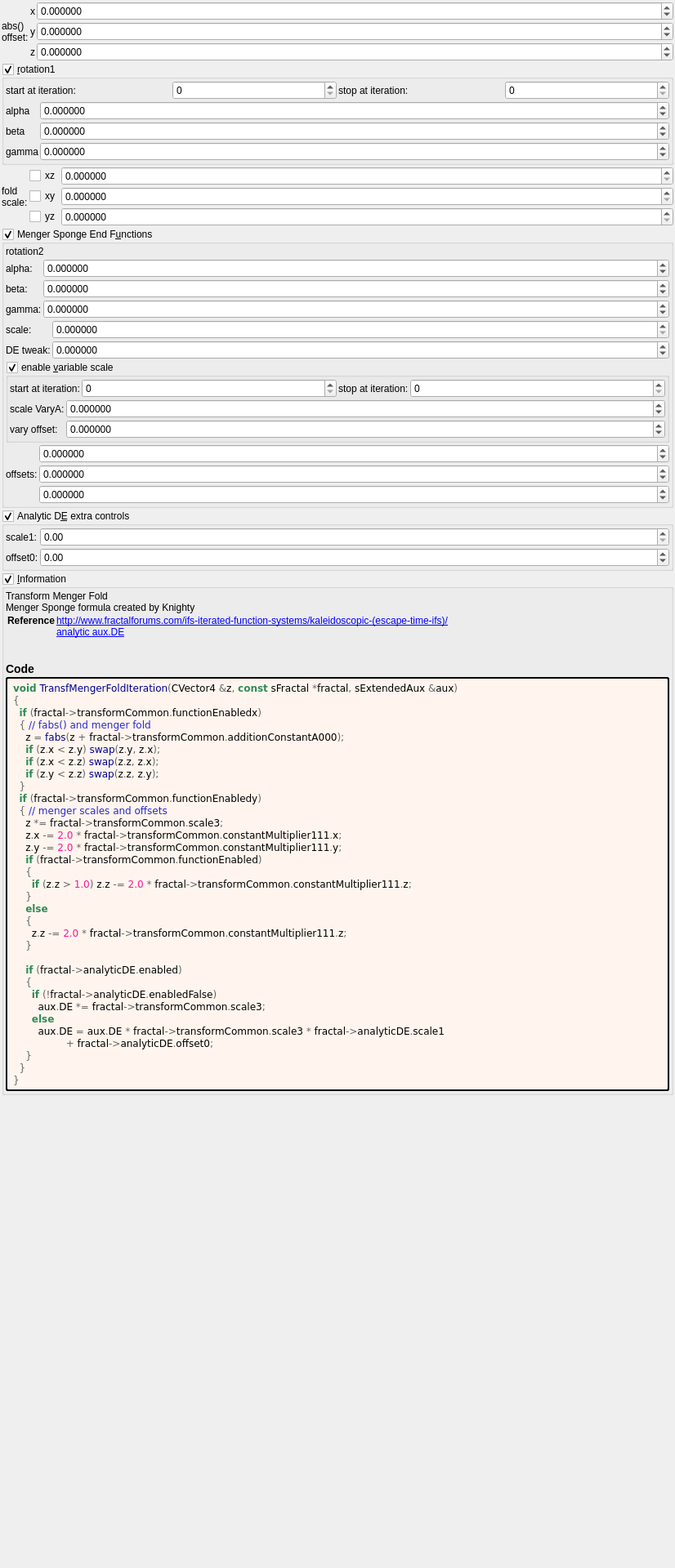
<?xml version="1.0" encoding="UTF-8"?>
<ui version="4.0">
 <class>Form</class>
 <widget class="QWidget" name="Form">
  <property name="geometry">
   <rect>
    <x>0</x>
    <y>0</y>
    <width>826</width>
    <height>1920</height>
   </rect>
  </property>
  <property name="windowTitle">
   <string notr="true">transf_menger_fold</string>
  </property>
  <layout class="QVBoxLayout" name="verticalLayout">
   <property name="spacing">
    <number>2</number>
   </property>
   <property name="leftMargin">
    <number>2</number>
   </property>
   <property name="topMargin">
    <number>2</number>
   </property>
   <property name="rightMargin">
    <number>2</number>
   </property>
   <property name="bottomMargin">
    <number>2</number>
   </property>
   <item>
    <layout class="QGridLayout" name="gridLayout_14" columnstretch="0,0,1">
     <property name="spacing">
      <number>2</number>
     </property>
     <item row="2" column="2">
      <widget class="MyDoubleSpinBox" name="spinbox3_transf_offset_000_z">
       <property name="sizePolicy">
        <sizepolicy hsizetype="Minimum" vsizetype="Maximum">
         <horstretch>0</horstretch>
         <verstretch>0</verstretch>
        </sizepolicy>
       </property>
       <property name="prefix">
        <string/>
       </property>
       <property name="suffix">
        <string/>
       </property>
       <property name="decimals">
        <number>6</number>
       </property>
       <property name="minimum">
        <double>-99.989999999999995</double>
       </property>
       <property name="maximum">
        <double>99.989999999999995</double>
       </property>
       <property name="singleStep">
        <double>0.100000000000000</double>
       </property>
      </widget>
     </item>
     <item row="1" column="2">
      <widget class="MyDoubleSpinBox" name="spinbox3_transf_offset_000_y">
       <property name="sizePolicy">
        <sizepolicy hsizetype="Minimum" vsizetype="Maximum">
         <horstretch>0</horstretch>
         <verstretch>0</verstretch>
        </sizepolicy>
       </property>
       <property name="prefix">
        <string/>
       </property>
       <property name="suffix">
        <string/>
       </property>
       <property name="decimals">
        <number>6</number>
       </property>
       <property name="minimum">
        <double>-99.989999999999995</double>
       </property>
       <property name="maximum">
        <double>99.989999999999995</double>
       </property>
       <property name="singleStep">
        <double>0.100000000000000</double>
       </property>
      </widget>
     </item>
     <item row="0" column="2">
      <widget class="MyDoubleSpinBox" name="spinbox3_transf_offset_000_x">
       <property name="sizePolicy">
        <sizepolicy hsizetype="Minimum" vsizetype="Maximum">
         <horstretch>0</horstretch>
         <verstretch>0</verstretch>
        </sizepolicy>
       </property>
       <property name="prefix">
        <string/>
       </property>
       <property name="suffix">
        <string/>
       </property>
       <property name="decimals">
        <number>6</number>
       </property>
       <property name="minimum">
        <double>-99.989999999999995</double>
       </property>
       <property name="maximum">
        <double>99.989999999999995</double>
       </property>
       <property name="singleStep">
        <double>0.100000000000000</double>
       </property>
      </widget>
     </item>
     <item row="0" column="1">
      <widget class="QLabel" name="label_112">
       <property name="text">
        <string notr="true">x</string>
       </property>
      </widget>
     </item>
     <item row="1" column="1">
      <widget class="QLabel" name="label_116">
       <property name="text">
        <string notr="true">y</string>
       </property>
      </widget>
     </item>
     <item row="2" column="1">
      <widget class="QLabel" name="label_117">
       <property name="text">
        <string notr="true">z</string>
       </property>
      </widget>
     </item>
     <item row="0" column="0" rowspan="3">
      <widget class="QLabel" name="label_261">
       <property name="text">
        <string>abs()
offset:</string>
       </property>
      </widget>
     </item>
    </layout>
   </item>
   <item>
    <widget class="MyGroupBox" name="groupCheck_transf_rotation_enabled_false">
     <property name="title">
      <string>&amp;rotation1</string>
     </property>
     <property name="checkable">
      <bool>true</bool>
     </property>
     <layout class="QVBoxLayout" name="verticalLayout_9" stretch="0,0">
      <property name="spacing">
       <number>2</number>
      </property>
      <property name="leftMargin">
       <number>2</number>
      </property>
      <property name="topMargin">
       <number>2</number>
      </property>
      <property name="rightMargin">
       <number>2</number>
      </property>
      <property name="bottomMargin">
       <number>2</number>
      </property>
      <item>
       <layout class="QGridLayout" name="gridLayout_62">
        <property name="spacing">
         <number>2</number>
        </property>
        <item row="0" column="0">
         <widget class="QLabel" name="label_246">
          <property name="text">
           <string>start at iteration:</string>
          </property>
         </widget>
        </item>
        <item row="0" column="1">
         <widget class="MySpinBox" name="spinboxInt_transf_start_iterations_R">
          <property name="sizePolicy">
           <sizepolicy hsizetype="Minimum" vsizetype="Maximum">
            <horstretch>0</horstretch>
            <verstretch>0</verstretch>
           </sizepolicy>
          </property>
          <property name="maximum">
           <number>999</number>
          </property>
         </widget>
        </item>
        <item row="0" column="2">
         <widget class="QLabel" name="label_247">
          <property name="text">
           <string>stop at iteration:</string>
          </property>
         </widget>
        </item>
        <item row="0" column="3">
         <widget class="MySpinBox" name="spinboxInt_transf_stop_iterations_R">
          <property name="sizePolicy">
           <sizepolicy hsizetype="Minimum" vsizetype="Maximum">
            <horstretch>0</horstretch>
            <verstretch>0</verstretch>
           </sizepolicy>
          </property>
          <property name="maximum">
           <number>999</number>
          </property>
         </widget>
        </item>
       </layout>
      </item>
      <item>
       <layout class="QGridLayout" name="gridLayout_11" columnstretch="0,1">
        <property name="spacing">
         <number>2</number>
        </property>
        <item row="0" column="1">
         <widget class="MyDoubleSpinBox" name="spinboxd3_transf_rotation_x">
          <property name="sizePolicy">
           <sizepolicy hsizetype="Minimum" vsizetype="Maximum">
            <horstretch>0</horstretch>
            <verstretch>0</verstretch>
           </sizepolicy>
          </property>
          <property name="prefix">
           <string/>
          </property>
          <property name="suffix">
           <string/>
          </property>
          <property name="decimals">
           <number>6</number>
          </property>
          <property name="minimum">
           <double>-36000.000000000000000</double>
          </property>
          <property name="maximum">
           <double>36000.000000000000000</double>
          </property>
          <property name="singleStep">
           <double>1.000000000000000</double>
          </property>
         </widget>
        </item>
        <item row="0" column="0">
         <widget class="QLabel" name="label_35">
          <property name="text">
           <string notr="true">alpha</string>
          </property>
         </widget>
        </item>
        <item row="1" column="0">
         <widget class="QLabel" name="label_34">
          <property name="text">
           <string notr="true">beta</string>
          </property>
         </widget>
        </item>
        <item row="1" column="1">
         <widget class="MyDoubleSpinBox" name="spinboxd3_transf_rotation_y">
          <property name="sizePolicy">
           <sizepolicy hsizetype="Minimum" vsizetype="Maximum">
            <horstretch>0</horstretch>
            <verstretch>0</verstretch>
           </sizepolicy>
          </property>
          <property name="prefix">
           <string/>
          </property>
          <property name="suffix">
           <string/>
          </property>
          <property name="decimals">
           <number>6</number>
          </property>
          <property name="minimum">
           <double>-36000.000000000000000</double>
          </property>
          <property name="maximum">
           <double>36000.000000000000000</double>
          </property>
          <property name="singleStep">
           <double>1.000000000000000</double>
          </property>
         </widget>
        </item>
        <item row="2" column="0">
         <widget class="QLabel" name="label_37">
          <property name="text">
           <string notr="true">gamma</string>
          </property>
         </widget>
        </item>
        <item row="2" column="1">
         <widget class="MyDoubleSpinBox" name="spinboxd3_transf_rotation_z">
          <property name="sizePolicy">
           <sizepolicy hsizetype="Minimum" vsizetype="Maximum">
            <horstretch>0</horstretch>
            <verstretch>0</verstretch>
           </sizepolicy>
          </property>
          <property name="prefix">
           <string/>
          </property>
          <property name="suffix">
           <string/>
          </property>
          <property name="decimals">
           <number>6</number>
          </property>
          <property name="minimum">
           <double>-36000.000000000000000</double>
          </property>
          <property name="maximum">
           <double>36000.000000000000000</double>
          </property>
          <property name="singleStep">
           <double>1.000000000000000</double>
          </property>
         </widget>
        </item>
       </layout>
      </item>
     </layout>
    </widget>
   </item>
   <item>
    <layout class="QGridLayout" name="gridLayout_16" columnstretch="0,0,1">
     <property name="spacing">
      <number>2</number>
     </property>
     <item row="0" column="0" rowspan="3">
      <widget class="QLabel" name="label_262">
       <property name="text">
        <string>fold
scale:</string>
       </property>
      </widget>
     </item>
     <item row="0" column="2">
      <widget class="MyDoubleSpinBox" name="spinbox3_transf_addition_constant_0555_x">
       <property name="sizePolicy">
        <sizepolicy hsizetype="Minimum" vsizetype="Maximum">
         <horstretch>0</horstretch>
         <verstretch>0</verstretch>
        </sizepolicy>
       </property>
       <property name="prefix">
        <string/>
       </property>
       <property name="suffix">
        <string/>
       </property>
       <property name="decimals">
        <number>6</number>
       </property>
       <property name="minimum">
        <double>0.000000000000000</double>
       </property>
       <property name="maximum">
        <double>99.989999999999995</double>
       </property>
       <property name="singleStep">
        <double>0.100000000000000</double>
       </property>
      </widget>
     </item>
     <item row="1" column="2">
      <widget class="MyDoubleSpinBox" name="spinbox3_transf_addition_constant_0555_y">
       <property name="sizePolicy">
        <sizepolicy hsizetype="Minimum" vsizetype="Maximum">
         <horstretch>0</horstretch>
         <verstretch>0</verstretch>
        </sizepolicy>
       </property>
       <property name="prefix">
        <string/>
       </property>
       <property name="suffix">
        <string/>
       </property>
       <property name="decimals">
        <number>6</number>
       </property>
       <property name="minimum">
        <double>0.000000000000000</double>
       </property>
       <property name="maximum">
        <double>99.989999999999995</double>
       </property>
       <property name="singleStep">
        <double>0.100000000000000</double>
       </property>
      </widget>
     </item>
     <item row="2" column="2">
      <widget class="MyDoubleSpinBox" name="spinbox3_transf_addition_constant_0555_z">
       <property name="sizePolicy">
        <sizepolicy hsizetype="Minimum" vsizetype="Maximum">
         <horstretch>0</horstretch>
         <verstretch>0</verstretch>
        </sizepolicy>
       </property>
       <property name="prefix">
        <string/>
       </property>
       <property name="suffix">
        <string/>
       </property>
       <property name="decimals">
        <number>6</number>
       </property>
       <property name="minimum">
        <double>0.000000000000000</double>
       </property>
       <property name="maximum">
        <double>99.989999999999995</double>
       </property>
       <property name="singleStep">
        <double>0.100000000000000</double>
       </property>
      </widget>
     </item>
     <item row="0" column="1">
      <widget class="MyCheckBox" name="checkBox_transf_function_enabledAx">
       <property name="layoutDirection">
        <enum>Qt::LeftToRight</enum>
       </property>
       <property name="text">
        <string>xz</string>
       </property>
      </widget>
     </item>
     <item row="1" column="1">
      <widget class="MyCheckBox" name="checkBox_transf_function_enabledAy">
       <property name="layoutDirection">
        <enum>Qt::LeftToRight</enum>
       </property>
       <property name="text">
        <string>xy</string>
       </property>
      </widget>
     </item>
     <item row="2" column="1">
      <widget class="MyCheckBox" name="checkBox_transf_function_enabledAz">
       <property name="layoutDirection">
        <enum>Qt::LeftToRight</enum>
       </property>
       <property name="text">
        <string>yz</string>
       </property>
      </widget>
     </item>
    </layout>
   </item>
   <item>
    <widget class="MyGroupBox" name="groupCheck_transf_function_enabled">
     <property name="toolTip">
      <string/>
     </property>
     <property name="title">
      <string>Menger Sponge End F&amp;unctions</string>
     </property>
     <property name="checkable">
      <bool>true</bool>
     </property>
     <layout class="QVBoxLayout" name="verticalLayout_52">
      <property name="spacing">
       <number>2</number>
      </property>
      <property name="leftMargin">
       <number>2</number>
      </property>
      <property name="topMargin">
       <number>2</number>
      </property>
      <property name="rightMargin">
       <number>2</number>
      </property>
      <property name="bottomMargin">
       <number>2</number>
      </property>
      <item>
       <widget class="QLabel" name="label_56">
        <property name="text">
         <string notr="true">rotation2</string>
        </property>
       </widget>
      </item>
      <item>
       <layout class="QGridLayout" name="gridLayout_18" columnstretch="0,1">
        <property name="spacing">
         <number>2</number>
        </property>
        <item row="0" column="1">
         <widget class="MyDoubleSpinBox" name="spinboxd3_transf_rotation2_x">
          <property name="sizePolicy">
           <sizepolicy hsizetype="Minimum" vsizetype="Maximum">
            <horstretch>0</horstretch>
            <verstretch>0</verstretch>
           </sizepolicy>
          </property>
          <property name="prefix">
           <string/>
          </property>
          <property name="suffix">
           <string/>
          </property>
          <property name="decimals">
           <number>6</number>
          </property>
          <property name="minimum">
           <double>-36000.000000000000000</double>
          </property>
          <property name="maximum">
           <double>36000.000000000000000</double>
          </property>
          <property name="singleStep">
           <double>1.000000000000000</double>
          </property>
         </widget>
        </item>
        <item row="0" column="0">
         <widget class="QLabel" name="label_44">
          <property name="text">
           <string notr="true">alpha:</string>
          </property>
         </widget>
        </item>
        <item row="1" column="0">
         <widget class="QLabel" name="label_39">
          <property name="text">
           <string notr="true">beta:</string>
          </property>
         </widget>
        </item>
        <item row="2" column="0">
         <widget class="QLabel" name="label_57">
          <property name="text">
           <string notr="true">gamma:</string>
          </property>
         </widget>
        </item>
        <item row="1" column="1">
         <widget class="MyDoubleSpinBox" name="spinboxd3_transf_rotation2_y">
          <property name="sizePolicy">
           <sizepolicy hsizetype="Minimum" vsizetype="Maximum">
            <horstretch>0</horstretch>
            <verstretch>0</verstretch>
           </sizepolicy>
          </property>
          <property name="prefix">
           <string/>
          </property>
          <property name="suffix">
           <string/>
          </property>
          <property name="decimals">
           <number>6</number>
          </property>
          <property name="minimum">
           <double>-36000.000000000000000</double>
          </property>
          <property name="maximum">
           <double>36000.000000000000000</double>
          </property>
          <property name="singleStep">
           <double>1.000000000000000</double>
          </property>
         </widget>
        </item>
        <item row="2" column="1">
         <widget class="MyDoubleSpinBox" name="spinboxd3_transf_rotation2_z">
          <property name="sizePolicy">
           <sizepolicy hsizetype="Minimum" vsizetype="Maximum">
            <horstretch>0</horstretch>
            <verstretch>0</verstretch>
           </sizepolicy>
          </property>
          <property name="prefix">
           <string/>
          </property>
          <property name="suffix">
           <string/>
          </property>
          <property name="decimals">
           <number>6</number>
          </property>
          <property name="minimum">
           <double>-36000.000000000000000</double>
          </property>
          <property name="maximum">
           <double>36000.000000000000000</double>
          </property>
          <property name="singleStep">
           <double>1.000000000000000</double>
          </property>
         </widget>
        </item>
       </layout>
      </item>
      <item>
       <layout class="QGridLayout" name="gridLayout_19" columnstretch="0,1">
        <property name="spacing">
         <number>2</number>
        </property>
        <item row="0" column="1">
         <widget class="MyDoubleSpinBox" name="spinbox_transf_scale_3">
          <property name="sizePolicy">
           <sizepolicy hsizetype="Minimum" vsizetype="Maximum">
            <horstretch>0</horstretch>
            <verstretch>0</verstretch>
           </sizepolicy>
          </property>
          <property name="prefix">
           <string/>
          </property>
          <property name="suffix">
           <string/>
          </property>
          <property name="decimals">
           <number>6</number>
          </property>
          <property name="minimum">
           <double>0.000000000000000</double>
          </property>
          <property name="maximum">
           <double>99.989999999999995</double>
          </property>
          <property name="singleStep">
           <double>0.100000000000000</double>
          </property>
         </widget>
        </item>
        <item row="1" column="0">
         <widget class="QLabel" name="label_259">
          <property name="text">
           <string>DE tweak:</string>
          </property>
         </widget>
        </item>
        <item row="0" column="0">
         <widget class="QLabel" name="label_65">
          <property name="text">
           <string>scale:</string>
          </property>
         </widget>
        </item>
        <item row="1" column="1">
         <widget class="MyDoubleSpinBox" name="spinbox_analyticDE_offset_0">
          <property name="sizePolicy">
           <sizepolicy hsizetype="Minimum" vsizetype="Maximum">
            <horstretch>0</horstretch>
            <verstretch>0</verstretch>
           </sizepolicy>
          </property>
          <property name="prefix">
           <string/>
          </property>
          <property name="suffix">
           <string/>
          </property>
          <property name="decimals">
           <number>6</number>
          </property>
          <property name="minimum">
           <double>-99.989999999999995</double>
          </property>
          <property name="maximum">
           <double>99.989999999999995</double>
          </property>
          <property name="singleStep">
           <double>0.100000000000000</double>
          </property>
         </widget>
        </item>
       </layout>
      </item>
      <item>
       <widget class="MyGroupBox" name="groupCheck_transf_function_enabledX_false">
        <property name="toolTip">
         <string>&lt;html&gt;&lt;head/&gt;&lt;body&gt;&lt;p&gt;Cpixel is CVector3 c = ( c.x, c.y, c.z). It is each original point (pixel) in 3D space where the iteration starts from, ( c = original z for each point .) It is commonly found in formula structures z = f(z) + c.&lt;/p&gt;&lt;p&gt;The Cpixel multiplier effectively scales this point &amp;quot;c&amp;quot;.&lt;/p&gt;&lt;p&gt;This transform allows the swapping of the order of the &amp;quot;CVector3 c&amp;quot; components before being multiplied by &amp;quot;CVector3 z&amp;quot; components.&lt;/p&gt;&lt;/body&gt;&lt;/html&gt;</string>
        </property>
        <property name="title">
         <string>enable &amp;variable scale</string>
        </property>
        <property name="checkable">
         <bool>true</bool>
        </property>
        <layout class="QVBoxLayout" name="verticalLayout_51">
         <property name="spacing">
          <number>2</number>
         </property>
         <property name="leftMargin">
          <number>2</number>
         </property>
         <property name="topMargin">
          <number>2</number>
         </property>
         <property name="rightMargin">
          <number>2</number>
         </property>
         <property name="bottomMargin">
          <number>2</number>
         </property>
         <item>
          <layout class="QHBoxLayout" name="horizontalLayout" stretch="0,1,0,1">
           <item>
            <widget class="QLabel" name="label_74">
             <property name="text">
              <string>start at iteration:</string>
             </property>
            </widget>
           </item>
           <item>
            <widget class="MySpinBox" name="spinboxInt_transf_start_iterations_X">
             <property name="sizePolicy">
              <sizepolicy hsizetype="Minimum" vsizetype="Maximum">
               <horstretch>0</horstretch>
               <verstretch>0</verstretch>
              </sizepolicy>
             </property>
             <property name="minimum">
              <number>0</number>
             </property>
             <property name="maximum">
              <number>999</number>
             </property>
             <property name="value">
              <number>0</number>
             </property>
            </widget>
           </item>
           <item>
            <widget class="QLabel" name="label_58">
             <property name="text">
              <string>stop at iteration:</string>
             </property>
            </widget>
           </item>
           <item>
            <widget class="MySpinBox" name="spinboxInt_transf_stop_iterations_X">
             <property name="sizePolicy">
              <sizepolicy hsizetype="Preferred" vsizetype="Maximum">
               <horstretch>0</horstretch>
               <verstretch>0</verstretch>
              </sizepolicy>
             </property>
             <property name="maximum">
              <number>999</number>
             </property>
            </widget>
           </item>
          </layout>
         </item>
         <item>
          <layout class="QGridLayout" name="gridLayout_3" rowstretch="0,0" columnstretch="0,1">
           <property name="spacing">
            <number>2</number>
           </property>
           <item row="1" column="1">
            <widget class="MyDoubleSpinBox" name="spinbox_transf_scaleB_1">
             <property name="sizePolicy">
              <sizepolicy hsizetype="Minimum" vsizetype="Maximum">
               <horstretch>0</horstretch>
               <verstretch>0</verstretch>
              </sizepolicy>
             </property>
             <property name="prefix">
              <string/>
             </property>
             <property name="suffix">
              <string/>
             </property>
             <property name="decimals">
              <number>6</number>
             </property>
             <property name="minimum">
              <double>-99.989999999999995</double>
             </property>
             <property name="maximum">
              <double>99.989999999999995</double>
             </property>
             <property name="singleStep">
              <double>0.100000000000000</double>
             </property>
            </widget>
           </item>
           <item row="1" column="0">
            <widget class="QLabel" name="label_144">
             <property name="text">
              <string>vary offset:</string>
             </property>
            </widget>
           </item>
           <item row="0" column="0">
            <widget class="QLabel" name="label_143">
             <property name="text">
              <string>scale VaryA:</string>
             </property>
            </widget>
           </item>
           <item row="0" column="1">
            <widget class="MyDoubleSpinBox" name="spinbox_transf_scale_vary_0">
             <property name="sizePolicy">
              <sizepolicy hsizetype="Minimum" vsizetype="Maximum">
               <horstretch>0</horstretch>
               <verstretch>0</verstretch>
              </sizepolicy>
             </property>
             <property name="prefix">
              <string/>
             </property>
             <property name="suffix">
              <string/>
             </property>
             <property name="decimals">
              <number>6</number>
             </property>
             <property name="minimum">
              <double>-99.989999999999995</double>
             </property>
             <property name="maximum">
              <double>99.989999999999995</double>
             </property>
             <property name="singleStep">
              <double>0.100000000000000</double>
             </property>
            </widget>
           </item>
          </layout>
         </item>
        </layout>
       </widget>
      </item>
      <item>
       <layout class="QGridLayout" name="gridLayout_20" columnstretch="0,1">
        <property name="spacing">
         <number>2</number>
        </property>
        <item row="1" column="0">
         <widget class="QLabel" name="label_3">
          <property name="text">
           <string>offsets:</string>
          </property>
         </widget>
        </item>
        <item row="0" column="1">
         <widget class="MyDoubleSpinBox" name="spinbox3_transf_offset_1105_x">
          <property name="sizePolicy">
           <sizepolicy hsizetype="Minimum" vsizetype="Maximum">
            <horstretch>0</horstretch>
            <verstretch>0</verstretch>
           </sizepolicy>
          </property>
          <property name="prefix">
           <string/>
          </property>
          <property name="suffix">
           <string/>
          </property>
          <property name="decimals">
           <number>6</number>
          </property>
          <property name="minimum">
           <double>-99.989999999999995</double>
          </property>
          <property name="maximum">
           <double>99.989999999999995</double>
          </property>
          <property name="singleStep">
           <double>0.100000000000000</double>
          </property>
         </widget>
        </item>
        <item row="1" column="1">
         <widget class="MyDoubleSpinBox" name="spinbox3_transf_offset_1105_y">
          <property name="sizePolicy">
           <sizepolicy hsizetype="Minimum" vsizetype="Maximum">
            <horstretch>0</horstretch>
            <verstretch>0</verstretch>
           </sizepolicy>
          </property>
          <property name="prefix">
           <string/>
          </property>
          <property name="suffix">
           <string/>
          </property>
          <property name="decimals">
           <number>6</number>
          </property>
          <property name="minimum">
           <double>-99.989999999999995</double>
          </property>
          <property name="maximum">
           <double>99.989999999999995</double>
          </property>
          <property name="singleStep">
           <double>0.100000000000000</double>
          </property>
         </widget>
        </item>
        <item row="2" column="1">
         <widget class="MyDoubleSpinBox" name="spinbox3_transf_offset_1105_z">
          <property name="sizePolicy">
           <sizepolicy hsizetype="Minimum" vsizetype="Maximum">
            <horstretch>0</horstretch>
            <verstretch>0</verstretch>
           </sizepolicy>
          </property>
          <property name="prefix">
           <string/>
          </property>
          <property name="suffix">
           <string/>
          </property>
          <property name="decimals">
           <number>6</number>
          </property>
          <property name="minimum">
           <double>-99.989999999999995</double>
          </property>
          <property name="maximum">
           <double>99.989999999999995</double>
          </property>
          <property name="singleStep">
           <double>0.100000000000000</double>
          </property>
         </widget>
        </item>
       </layout>
      </item>
     </layout>
    </widget>
   </item>
   <item>
    <widget class="MyGroupBox" name="groupCheck_analyticDE_enabled_false">
     <property name="title">
      <string>Analytic D&amp;E extra controls</string>
     </property>
     <property name="checkable">
      <bool>true</bool>
     </property>
     <layout class="QVBoxLayout" name="verticalLayout_13" stretch="0">
      <property name="spacing">
       <number>2</number>
      </property>
      <property name="leftMargin">
       <number>2</number>
      </property>
      <property name="topMargin">
       <number>2</number>
      </property>
      <property name="rightMargin">
       <number>2</number>
      </property>
      <property name="bottomMargin">
       <number>2</number>
      </property>
      <item>
       <layout class="QGridLayout" name="gridLayout_27" columnstretch="0,0,1">
        <property name="spacing">
         <number>2</number>
        </property>
        <item row="1" column="2">
         <widget class="MyDoubleSpinBox" name="spinbox_analyticDE_offset_1">
          <property name="sizePolicy">
           <sizepolicy hsizetype="Minimum" vsizetype="Maximum">
            <horstretch>0</horstretch>
            <verstretch>0</verstretch>
           </sizepolicy>
          </property>
          <property name="prefix">
           <string/>
          </property>
          <property name="suffix">
           <string/>
          </property>
          <property name="decimals">
           <number>2</number>
          </property>
          <property name="minimum">
           <double>-99.989999999999995</double>
          </property>
          <property name="maximum">
           <double>99.989999999999995</double>
          </property>
          <property name="singleStep">
           <double>0.100000000000000</double>
          </property>
         </widget>
        </item>
        <item row="1" column="1">
         <widget class="QLabel" name="label_177">
          <property name="text">
           <string>offset0:</string>
          </property>
         </widget>
        </item>
        <item row="0" column="1">
         <widget class="QLabel" name="label_176">
          <property name="text">
           <string>scale1:</string>
          </property>
         </widget>
        </item>
        <item row="0" column="2">
         <widget class="MyDoubleSpinBox" name="spinbox_analyticDE_scale_1">
          <property name="sizePolicy">
           <sizepolicy hsizetype="Minimum" vsizetype="Maximum">
            <horstretch>0</horstretch>
            <verstretch>0</verstretch>
           </sizepolicy>
          </property>
          <property name="prefix">
           <string/>
          </property>
          <property name="suffix">
           <string/>
          </property>
          <property name="decimals">
           <number>2</number>
          </property>
          <property name="minimum">
           <double>0.000000000000000</double>
          </property>
          <property name="maximum">
           <double>99.989999999999995</double>
          </property>
          <property name="singleStep">
           <double>0.100000000000000</double>
          </property>
         </widget>
        </item>
       </layout>
      </item>
     </layout>
    </widget>
   </item>
   <item>
    <widget class="MyGroupBox" name="groupCheck_info">
     <property name="title">
      <string>&amp;Information</string>
     </property>
     <property name="flat">
      <bool>false</bool>
     </property>
     <property name="checkable">
      <bool>true</bool>
     </property>
     <layout class="QVBoxLayout" name="verticalLayout_2">
      <property name="spacing">
       <number>2</number>
      </property>
      <property name="leftMargin">
       <number>2</number>
      </property>
      <property name="topMargin">
       <number>2</number>
      </property>
      <property name="rightMargin">
       <number>2</number>
      </property>
      <property name="bottomMargin">
       <number>2</number>
      </property>
      <item>
       <widget class="QLabel" name="label_information_general">
        <property name="text">
         <string notr="true">&lt;p&gt;Transform Menger Fold&lt;br&gt;Menger Sponge formula created by Knighty&lt;/p&gt;&lt;table&gt;
&lt;tr&gt;&lt;th&gt;Reference&lt;/th&gt;&lt;td&gt;&lt;a href=&quot;http://www.fractalforums.com/ifs-iterated-function-systems/kaleidoscopic-(escape-time-ifs)/&quot;&gt;http://www.fractalforums.com/ifs-iterated-function-systems/kaleidoscopic-(escape-time-ifs)/&lt;br&gt;
&lt;a href=&quot;analytic aux.DE&quot;&gt;analytic aux.DE&lt;br&gt;
&lt;/td&gt;&lt;/tr&gt;
&lt;/table&gt;
&lt;h3&gt;Code&lt;/h3&gt;</string>
        </property>
        <property name="wordWrap">
         <bool>true</bool>
        </property>
        <property name="openExternalLinks">
         <bool>true</bool>
        </property>
        <property name="textInteractionFlags">
         <set>Qt::LinksAccessibleByMouse|Qt::TextSelectableByMouse</set>
        </property>
       </widget>
      </item>
      <item>
       <widget class="QLabel" name="label_code_content">
        <property name="styleSheet">
         <string notr="true">border-style: outset; border-width: 2px; border-radius: 3px; border-color: black; background-color: #fff5ee; padding: 4px;</string>
        </property>
        <property name="text">
         <string notr="true">&lt;body style=&quot;background-color:#fff5ee&quot;&gt;
&lt;pre style=&quot;color:#000000; background-color:#fff5ee;  font-family:'Courier New',monospace;&quot;&gt;&lt;span style=&quot;color:#2e8b57; font-weight:bold&quot;&gt;void&lt;/span&gt; &lt;span style=&quot;color:#00008f&quot;&gt;TransfMengerFoldIteration&lt;/span&gt;&lt;span style=&quot;color:#676767&quot;&gt;(&lt;/span&gt;CVector4 &lt;span style=&quot;color:#676767&quot;&gt;&amp;amp;&lt;/span&gt;z&lt;span style=&quot;color:#676767&quot;&gt;,&lt;/span&gt; &lt;span style=&quot;color:#2e8b57; font-weight:bold&quot;&gt;const&lt;/span&gt; sFractal &lt;span style=&quot;color:#676767&quot;&gt;*&lt;/span&gt;fractal&lt;span style=&quot;color:#676767&quot;&gt;,&lt;/span&gt; sExtendedAux &lt;span style=&quot;color:#676767&quot;&gt;&amp;amp;&lt;/span&gt;aux&lt;span style=&quot;color:#676767&quot;&gt;)&lt;/span&gt;
&lt;span style=&quot;color:#676767&quot;&gt;{&lt;/span&gt;
  &lt;span style=&quot;color:#2e8b57; font-weight:bold&quot;&gt;if&lt;/span&gt; &lt;span style=&quot;color:#676767&quot;&gt;(&lt;/span&gt;fractal&lt;span style=&quot;color:#676767&quot;&gt;-&amp;gt;&lt;/span&gt;transformCommon&lt;span style=&quot;color:#676767&quot;&gt;.&lt;/span&gt;functionEnabledx&lt;span style=&quot;color:#676767&quot;&gt;)&lt;/span&gt;
  &lt;span style=&quot;color:#676767&quot;&gt;{&lt;/span&gt; &lt;span style=&quot;color:#2929cc&quot;&gt;// fabs() and menger fold&lt;/span&gt;
    z &lt;span style=&quot;color:#676767&quot;&gt;=&lt;/span&gt; &lt;span style=&quot;color:#00008f&quot;&gt;fabs&lt;/span&gt;&lt;span style=&quot;color:#676767&quot;&gt;(&lt;/span&gt;z &lt;span style=&quot;color:#676767&quot;&gt;+&lt;/span&gt; fractal&lt;span style=&quot;color:#676767&quot;&gt;-&amp;gt;&lt;/span&gt;transformCommon&lt;span style=&quot;color:#676767&quot;&gt;.&lt;/span&gt;additionConstantA000&lt;span style=&quot;color:#676767&quot;&gt;);&lt;/span&gt;
    &lt;span style=&quot;color:#2e8b57; font-weight:bold&quot;&gt;if&lt;/span&gt; &lt;span style=&quot;color:#676767&quot;&gt;(&lt;/span&gt;z&lt;span style=&quot;color:#676767&quot;&gt;.&lt;/span&gt;x &lt;span style=&quot;color:#676767&quot;&gt;&amp;lt;&lt;/span&gt; z&lt;span style=&quot;color:#676767&quot;&gt;.&lt;/span&gt;y&lt;span style=&quot;color:#676767&quot;&gt;)&lt;/span&gt; &lt;span style=&quot;color:#00008f&quot;&gt;swap&lt;/span&gt;&lt;span style=&quot;color:#676767&quot;&gt;(&lt;/span&gt;z&lt;span style=&quot;color:#676767&quot;&gt;.&lt;/span&gt;y&lt;span style=&quot;color:#676767&quot;&gt;,&lt;/span&gt; z&lt;span style=&quot;color:#676767&quot;&gt;.&lt;/span&gt;x&lt;span style=&quot;color:#676767&quot;&gt;);&lt;/span&gt;
    &lt;span style=&quot;color:#2e8b57; font-weight:bold&quot;&gt;if&lt;/span&gt; &lt;span style=&quot;color:#676767&quot;&gt;(&lt;/span&gt;z&lt;span style=&quot;color:#676767&quot;&gt;.&lt;/span&gt;x &lt;span style=&quot;color:#676767&quot;&gt;&amp;lt;&lt;/span&gt; z&lt;span style=&quot;color:#676767&quot;&gt;.&lt;/span&gt;z&lt;span style=&quot;color:#676767&quot;&gt;)&lt;/span&gt; &lt;span style=&quot;color:#00008f&quot;&gt;swap&lt;/span&gt;&lt;span style=&quot;color:#676767&quot;&gt;(&lt;/span&gt;z&lt;span style=&quot;color:#676767&quot;&gt;.&lt;/span&gt;z&lt;span style=&quot;color:#676767&quot;&gt;,&lt;/span&gt; z&lt;span style=&quot;color:#676767&quot;&gt;.&lt;/span&gt;x&lt;span style=&quot;color:#676767&quot;&gt;);&lt;/span&gt;
    &lt;span style=&quot;color:#2e8b57; font-weight:bold&quot;&gt;if&lt;/span&gt; &lt;span style=&quot;color:#676767&quot;&gt;(&lt;/span&gt;z&lt;span style=&quot;color:#676767&quot;&gt;.&lt;/span&gt;y &lt;span style=&quot;color:#676767&quot;&gt;&amp;lt;&lt;/span&gt; z&lt;span style=&quot;color:#676767&quot;&gt;.&lt;/span&gt;z&lt;span style=&quot;color:#676767&quot;&gt;)&lt;/span&gt; &lt;span style=&quot;color:#00008f&quot;&gt;swap&lt;/span&gt;&lt;span style=&quot;color:#676767&quot;&gt;(&lt;/span&gt;z&lt;span style=&quot;color:#676767&quot;&gt;.&lt;/span&gt;z&lt;span style=&quot;color:#676767&quot;&gt;,&lt;/span&gt; z&lt;span style=&quot;color:#676767&quot;&gt;.&lt;/span&gt;y&lt;span style=&quot;color:#676767&quot;&gt;);&lt;/span&gt;
  &lt;span style=&quot;color:#676767&quot;&gt;}&lt;/span&gt;
  &lt;span style=&quot;color:#2e8b57; font-weight:bold&quot;&gt;if&lt;/span&gt; &lt;span style=&quot;color:#676767&quot;&gt;(&lt;/span&gt;fractal&lt;span style=&quot;color:#676767&quot;&gt;-&amp;gt;&lt;/span&gt;transformCommon&lt;span style=&quot;color:#676767&quot;&gt;.&lt;/span&gt;functionEnabledy&lt;span style=&quot;color:#676767&quot;&gt;)&lt;/span&gt;
  &lt;span style=&quot;color:#676767&quot;&gt;{&lt;/span&gt; &lt;span style=&quot;color:#2929cc&quot;&gt;// menger scales and offsets&lt;/span&gt;
    z &lt;span style=&quot;color:#676767&quot;&gt;*=&lt;/span&gt; fractal&lt;span style=&quot;color:#676767&quot;&gt;-&amp;gt;&lt;/span&gt;transformCommon&lt;span style=&quot;color:#676767&quot;&gt;.&lt;/span&gt;scale3&lt;span style=&quot;color:#676767&quot;&gt;;&lt;/span&gt;
    z&lt;span style=&quot;color:#676767&quot;&gt;.&lt;/span&gt;x &lt;span style=&quot;color:#676767&quot;&gt;-=&lt;/span&gt; &lt;span style=&quot;color:#ff1493&quot;&gt;2.0&lt;/span&gt; &lt;span style=&quot;color:#676767&quot;&gt;*&lt;/span&gt; fractal&lt;span style=&quot;color:#676767&quot;&gt;-&amp;gt;&lt;/span&gt;transformCommon&lt;span style=&quot;color:#676767&quot;&gt;.&lt;/span&gt;constantMultiplier111&lt;span style=&quot;color:#676767&quot;&gt;.&lt;/span&gt;x&lt;span style=&quot;color:#676767&quot;&gt;;&lt;/span&gt;
    z&lt;span style=&quot;color:#676767&quot;&gt;.&lt;/span&gt;y &lt;span style=&quot;color:#676767&quot;&gt;-=&lt;/span&gt; &lt;span style=&quot;color:#ff1493&quot;&gt;2.0&lt;/span&gt; &lt;span style=&quot;color:#676767&quot;&gt;*&lt;/span&gt; fractal&lt;span style=&quot;color:#676767&quot;&gt;-&amp;gt;&lt;/span&gt;transformCommon&lt;span style=&quot;color:#676767&quot;&gt;.&lt;/span&gt;constantMultiplier111&lt;span style=&quot;color:#676767&quot;&gt;.&lt;/span&gt;y&lt;span style=&quot;color:#676767&quot;&gt;;&lt;/span&gt;
    &lt;span style=&quot;color:#2e8b57; font-weight:bold&quot;&gt;if&lt;/span&gt; &lt;span style=&quot;color:#676767&quot;&gt;(&lt;/span&gt;fractal&lt;span style=&quot;color:#676767&quot;&gt;-&amp;gt;&lt;/span&gt;transformCommon&lt;span style=&quot;color:#676767&quot;&gt;.&lt;/span&gt;functionEnabled&lt;span style=&quot;color:#676767&quot;&gt;)&lt;/span&gt;
    &lt;span style=&quot;color:#676767&quot;&gt;{&lt;/span&gt;
      &lt;span style=&quot;color:#2e8b57; font-weight:bold&quot;&gt;if&lt;/span&gt; &lt;span style=&quot;color:#676767&quot;&gt;(&lt;/span&gt;z&lt;span style=&quot;color:#676767&quot;&gt;.&lt;/span&gt;z &lt;span style=&quot;color:#676767&quot;&gt;&amp;gt;&lt;/span&gt; &lt;span style=&quot;color:#ff1493&quot;&gt;1.0&lt;/span&gt;&lt;span style=&quot;color:#676767&quot;&gt;)&lt;/span&gt; z&lt;span style=&quot;color:#676767&quot;&gt;.&lt;/span&gt;z &lt;span style=&quot;color:#676767&quot;&gt;-=&lt;/span&gt; &lt;span style=&quot;color:#ff1493&quot;&gt;2.0&lt;/span&gt; &lt;span style=&quot;color:#676767&quot;&gt;*&lt;/span&gt; fractal&lt;span style=&quot;color:#676767&quot;&gt;-&amp;gt;&lt;/span&gt;transformCommon&lt;span style=&quot;color:#676767&quot;&gt;.&lt;/span&gt;constantMultiplier111&lt;span style=&quot;color:#676767&quot;&gt;.&lt;/span&gt;z&lt;span style=&quot;color:#676767&quot;&gt;;&lt;/span&gt;
    &lt;span style=&quot;color:#676767&quot;&gt;}&lt;/span&gt;
    &lt;span style=&quot;color:#2e8b57; font-weight:bold&quot;&gt;else&lt;/span&gt;
    &lt;span style=&quot;color:#676767&quot;&gt;{&lt;/span&gt;
      z&lt;span style=&quot;color:#676767&quot;&gt;.&lt;/span&gt;z &lt;span style=&quot;color:#676767&quot;&gt;-=&lt;/span&gt; &lt;span style=&quot;color:#ff1493&quot;&gt;2.0&lt;/span&gt; &lt;span style=&quot;color:#676767&quot;&gt;*&lt;/span&gt; fractal&lt;span style=&quot;color:#676767&quot;&gt;-&amp;gt;&lt;/span&gt;transformCommon&lt;span style=&quot;color:#676767&quot;&gt;.&lt;/span&gt;constantMultiplier111&lt;span style=&quot;color:#676767&quot;&gt;.&lt;/span&gt;z&lt;span style=&quot;color:#676767&quot;&gt;;&lt;/span&gt;
    &lt;span style=&quot;color:#676767&quot;&gt;}&lt;/span&gt;

    &lt;span style=&quot;color:#2e8b57; font-weight:bold&quot;&gt;if&lt;/span&gt; &lt;span style=&quot;color:#676767&quot;&gt;(&lt;/span&gt;fractal&lt;span style=&quot;color:#676767&quot;&gt;-&amp;gt;&lt;/span&gt;analyticDE&lt;span style=&quot;color:#676767&quot;&gt;.&lt;/span&gt;enabled&lt;span style=&quot;color:#676767&quot;&gt;)&lt;/span&gt;
    &lt;span style=&quot;color:#676767&quot;&gt;{&lt;/span&gt;
      &lt;span style=&quot;color:#2e8b57; font-weight:bold&quot;&gt;if&lt;/span&gt; &lt;span style=&quot;color:#676767&quot;&gt;(!&lt;/span&gt;fractal&lt;span style=&quot;color:#676767&quot;&gt;-&amp;gt;&lt;/span&gt;analyticDE&lt;span style=&quot;color:#676767&quot;&gt;.&lt;/span&gt;enabledFalse&lt;span style=&quot;color:#676767&quot;&gt;)&lt;/span&gt;
        aux&lt;span style=&quot;color:#676767&quot;&gt;.&lt;/span&gt;DE &lt;span style=&quot;color:#676767&quot;&gt;*=&lt;/span&gt; fractal&lt;span style=&quot;color:#676767&quot;&gt;-&amp;gt;&lt;/span&gt;transformCommon&lt;span style=&quot;color:#676767&quot;&gt;.&lt;/span&gt;scale3&lt;span style=&quot;color:#676767&quot;&gt;;&lt;/span&gt;
      &lt;span style=&quot;color:#2e8b57; font-weight:bold&quot;&gt;else&lt;/span&gt;
        aux&lt;span style=&quot;color:#676767&quot;&gt;.&lt;/span&gt;DE &lt;span style=&quot;color:#676767&quot;&gt;=&lt;/span&gt; aux&lt;span style=&quot;color:#676767&quot;&gt;.&lt;/span&gt;DE &lt;span style=&quot;color:#676767&quot;&gt;*&lt;/span&gt; fractal&lt;span style=&quot;color:#676767&quot;&gt;-&amp;gt;&lt;/span&gt;transformCommon&lt;span style=&quot;color:#676767&quot;&gt;.&lt;/span&gt;scale3 &lt;span style=&quot;color:#676767&quot;&gt;*&lt;/span&gt; fractal&lt;span style=&quot;color:#676767&quot;&gt;-&amp;gt;&lt;/span&gt;analyticDE&lt;span style=&quot;color:#676767&quot;&gt;.&lt;/span&gt;scale1
                 &lt;span style=&quot;color:#676767&quot;&gt;+&lt;/span&gt; fractal&lt;span style=&quot;color:#676767&quot;&gt;-&amp;gt;&lt;/span&gt;analyticDE&lt;span style=&quot;color:#676767&quot;&gt;.&lt;/span&gt;offset0&lt;span style=&quot;color:#676767&quot;&gt;;&lt;/span&gt;
    &lt;span style=&quot;color:#676767&quot;&gt;}&lt;/span&gt;
  &lt;span style=&quot;color:#676767&quot;&gt;}&lt;/span&gt;
&lt;span style=&quot;color:#676767&quot;&gt;}&lt;/span&gt;
&lt;/pre&gt;
&lt;/body&gt;</string>
        </property>
        <property name="wordWrap">
         <bool>true</bool>
        </property>
        <property name="openExternalLinks">
         <bool>true</bool>
        </property>
        <property name="textInteractionFlags">
         <set>Qt::LinksAccessibleByMouse|Qt::TextSelectableByMouse</set>
        </property>
       </widget>
      </item>
     </layout>
    </widget>
   </item>
   <item>
    <spacer name="verticalSpacer_2">
     <property name="orientation">
      <enum>Qt::Vertical</enum>
     </property>
     <property name="sizeHint" stdset="0">
      <size>
       <width>20</width>
       <height>40</height>
      </size>
     </property>
    </spacer>
   </item>
  </layout>
 </widget>
 <customwidgets>
  <customwidget>
   <class>MyDoubleSpinBox</class>
   <extends>QDoubleSpinBox</extends>
   <header>my_double_spin_box.h</header>
  </customwidget>
  <customwidget>
   <class>MyGroupBox</class>
   <extends>QGroupBox</extends>
   <header>my_group_box.h</header>
   <container>1</container>
  </customwidget>
  <customwidget>
   <class>MyCheckBox</class>
   <extends>QCheckBox</extends>
   <header>my_check_box.h</header>
  </customwidget>
  <customwidget>
   <class>MySpinBox</class>
   <extends>QSpinBox</extends>
   <header>my_spin_box.h</header>
  </customwidget>
 </customwidgets>
 <tabstops>
  <tabstop>groupCheck_info</tabstop>
 </tabstops>
 <resources/>
 <connections/>
</ui>
